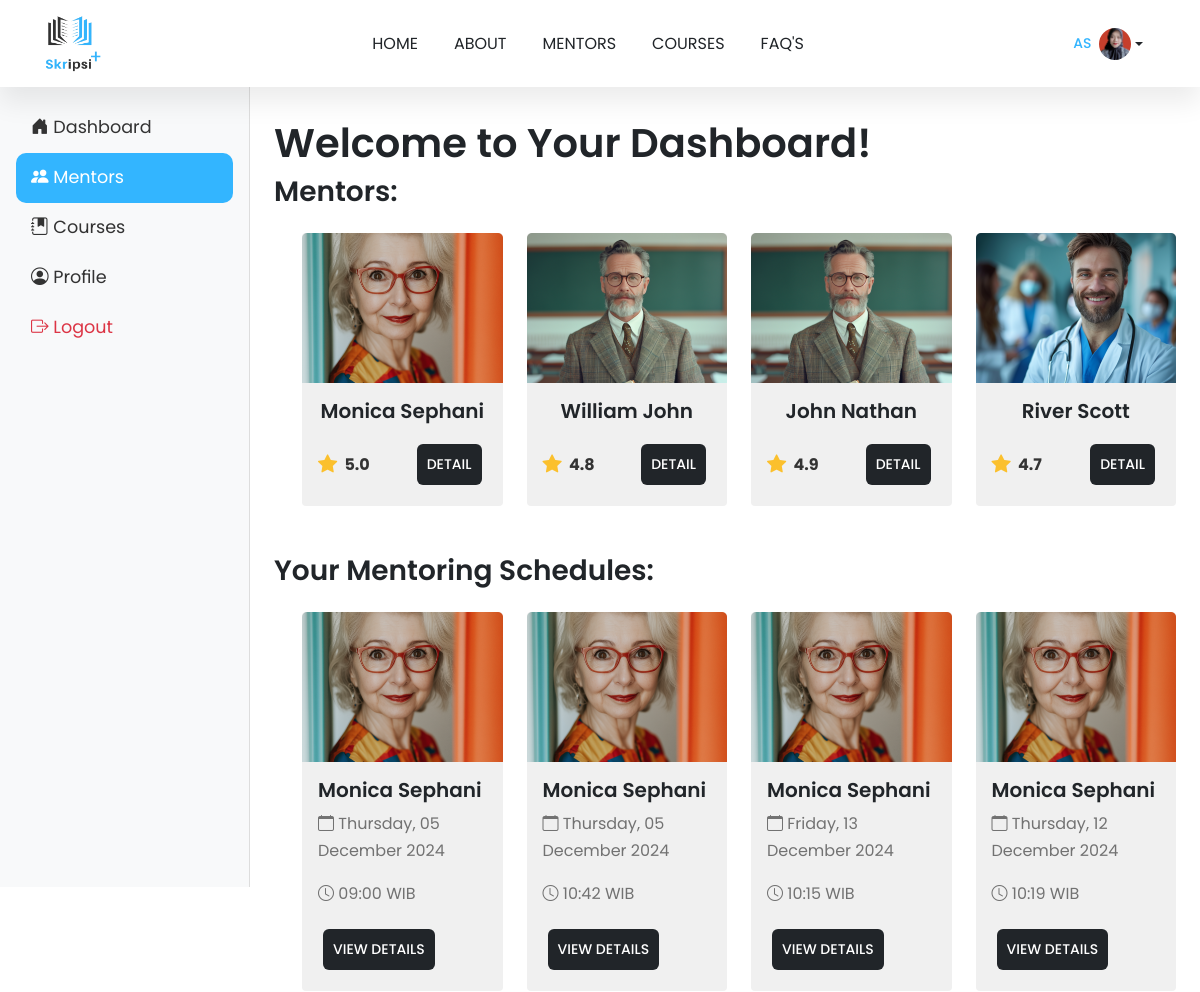
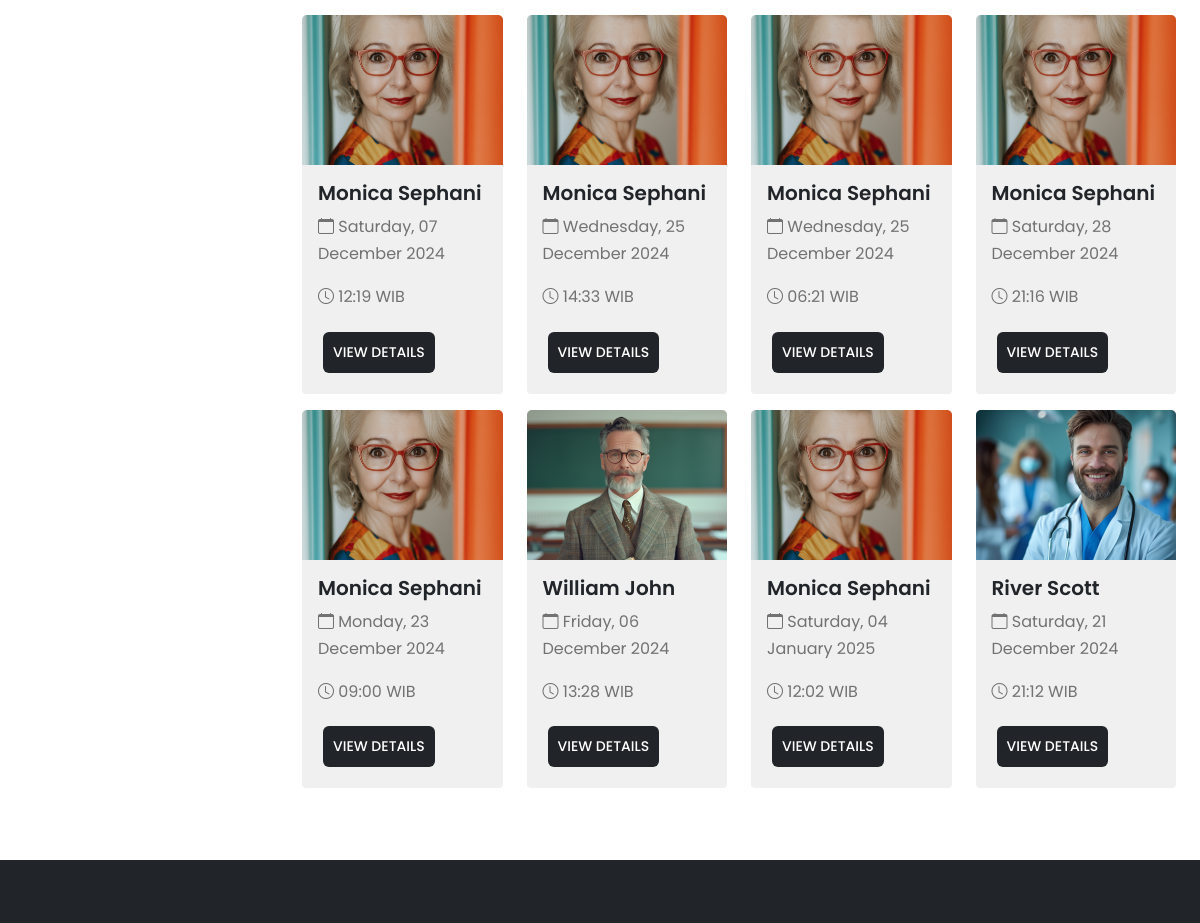
The app's page /dashboard-mentors/ (signed in, upper part), older data (2 pictures, top to bottom).
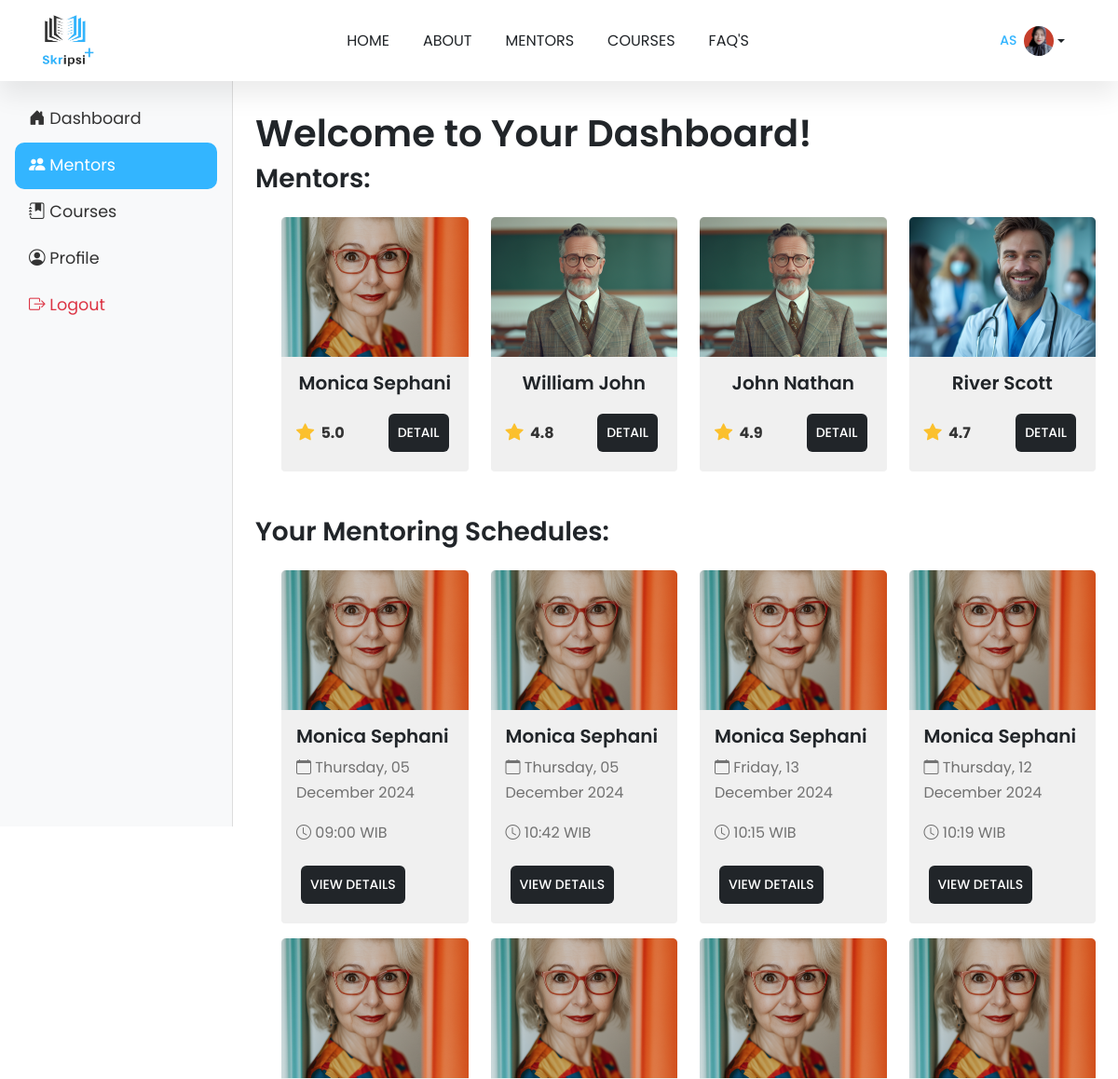
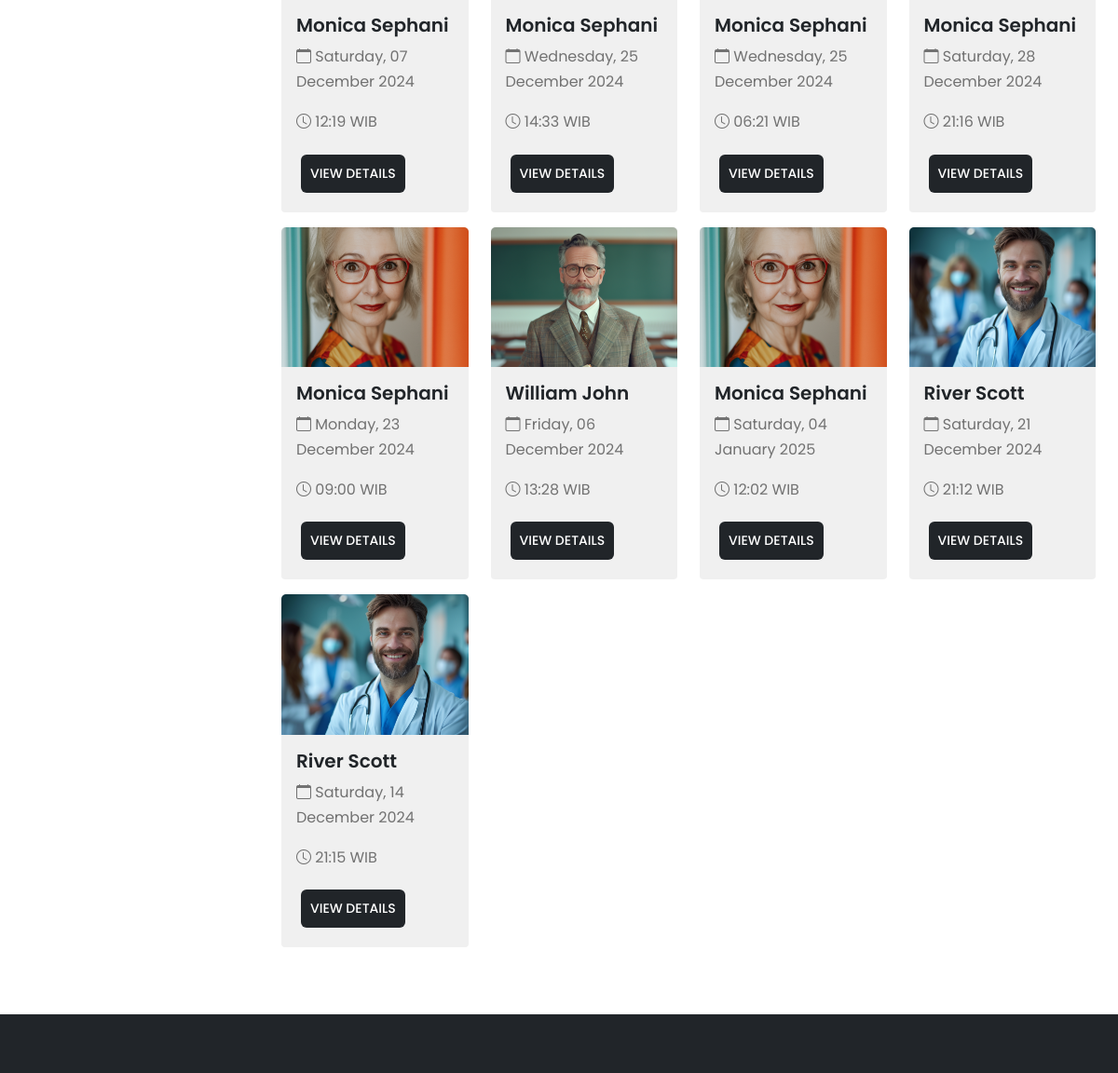
The same page, newer data (2 pictures, top to bottom).
### public_app/models.py (models this page shows, shortened)
class Purchase(models.Model):
    user = models.ForeignKey(settings.AUTH_USER_MODEL, on_delete=models.CASCADE)
    mentor = models.ForeignKey(Mentor, on_delete=models.SET_NULL, null=True, blank=True)
    course = models.ForeignKey(Course, on_delete=models.SET_NULL, null=True, blank=True)
    purchased_at = models.DateTimeField(auto_now_add=True)

class Mentor(models.Model):
    name = models.CharField(max_length=100)
    image = models.ImageField(upload_to='mentors/')
    rating = models.DecimalField(max_digits=2, decimal_places=1)
    experience = models.PositiveIntegerField(help_text="Experience in years")
    specialization = models.CharField(max_length=100)
    bio = models.TextField()
    education = models.TextField(help_text="Educational background")
    skills = models.TextField(help_text="Comma-separated list of skills")
    price = models.DecimalField(max_digits=10, decimal_places=3, default=0.0, help_text="Consultation fee")

class Booking(models.Model):
    mentor = models.ForeignKey(Mentor, on_delete=models.CASCADE, related_name="bookings")
    user = models.ForeignKey(User, on_delete=models.CASCADE)
    date = models.DateField()
    time = models.TimeField()
    zoom_link = models.URLField(max_length=200, blank=True, null=True)
    payment_image = models.ImageField(upload_to='payment_images/', blank=True, null=True)
    payment_status = models.CharField(max_length=20, choices=[('PENDING', 'Pending'), ('PAID', 'Paid')], default='PENDING')
    class Meta:
        unique_together = ('mentor', 'date', 'time')

### public_app/views.py (the view)
# urls.py: path('dashboard-mentors/', views.dashboard_mentors, name='dashboard_mentors'),
@login_required(login_url='account_login')
def dashboard_mentors(request):
    purchases = Purchase.objects.filter(user=request.user)
    bookings = Booking.objects.filter(user=request.user)
    context = {
        'purchases': purchases,
        'bookings': bookings
    }
    return render(request, 'dashboard-mentors.html', context)

### public_app/templates/dashboard-mentors.html (shortened to what this page needs)
{% extends 'layouts/base.html' %} {% block content %}
<div class="d-flex">
  {% include 'components/sidebar.html' %}
  <main class="flex-grow-1 mt-2">
    <div class="content-dashboard p-4">
      <h1>Welcome to Your Dashboard!</h1>
      <h3>Mentors:</h3>
      <div class="row ms-lg-3 mb-5">
        {% for purchase in purchases %} {% if purchase.mentor %}
        <div class="col-lg-3 col-md-6 mt-3">
          <div class="card h-100" style="width: 100%">
            <div class="image-zoom">
              <div class="image-zoom-wrapper">
                <img
                  src="{{ purchase.mentor.image.url }}"
                  class="card-img-top"
                  alt="{{ purchase.mentor.name }}"
                />
              </div>
            </div>
            <div class="card-body d-flex flex-column text-center">
              <h5 class="card-title mb-3">{{ purchase.mentor.name }}</h5>
              <div
                class="mt-auto d-flex justify-content-between align-items-center"
              >
                <div class="rating d-flex align-items-center">
                  <i class="bi bi-star-fill"></i>
                  <span class="ms-1">{{ purchase.mentor.rating }}</span>
                </div>
                <a
                  href="{% url 'mentor_detail' purchase.mentor.id %}"
                  class="btn btn-brand"
                  >Detail</a
                >
              </div>
            </div>
          </div>
        </div>
        {% endif %} {% endfor %}
      </div>
      <div class="mb-5">
        <h3>Your Mentoring Schedules:</h3>
        <div class="row ms-lg-3">
          {% for booking in bookings %}
          <div class="col-lg-3 col-md-6 mt-3">
            <div class="card h-100">
              {% if booking.mentor.image %}
              <div class="image-zoom">
                <div class="image-zoom-wrapper">
                  <img
                    src="{{ booking.mentor.image.url }}"
                    class="card-img-top"
                    alt="{{ booking.mentor.name }}"
                  />
                </div>
              </div>
              {% endif %}
              <div class="card-body d-flex flex-column">
                <h5 class="card-title">{{ booking.mentor.name }}</h5>
                <p class="card-text">
                  <i class="bi bi-calendar"></i>
                  {{ booking.date|date:"l, d F Y" }}
                </p>
                <p class="card-text flex-grow-1">
                  <i class="bi bi-clock"></i>
                  {{ booking.time|time:"H:i" }} WIB
                </p>
                <a
                  href="{% url 'detail_booking' booking.id %}"
                  ><button class="btn btn-brand">View Details</button></a
                >
              </div>
            </div>
          </div>
          {% empty %}
          <div class="col">
            <p>You haven't booked any mentors yet.</p>
          </div>
          {% endfor %}
        </div>
      </div>
    </div>
  </main>
</div>
{% endblock content %}

Row changes from the older to the newer data that the page shows:
added Booking: mentor.image (picture), mentor.name "River Scott", date "Saturday, 14 December 2024", time "21:15"
